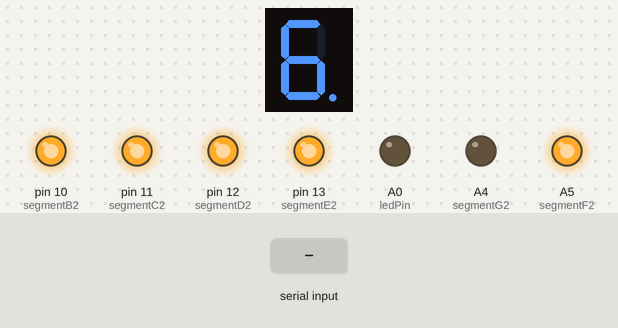
This sketch was run on a simulated Arduino Uno, built with avr-gcc and run on an emulated ATmega328P. Shown: 1-digit seven-segment display, output pins drawn as LEDs (lit = HIGH). Wiring (inferred from the names in the program): 1-digit 7-segment display, segments lit when HIGH: segments pin 8, pin 7, pin 6, pin 5, pin 4, pin 3, pin 2, pin 9. The test bench sets the inputs (shaded band). The segment pins are drawn as the display they are named for; pins used as bus, display or sensor lines are not drawn.

Above: at 1.2 s.
1.3 s: "AU_SET\n" received over Serial
At 2.5 s:
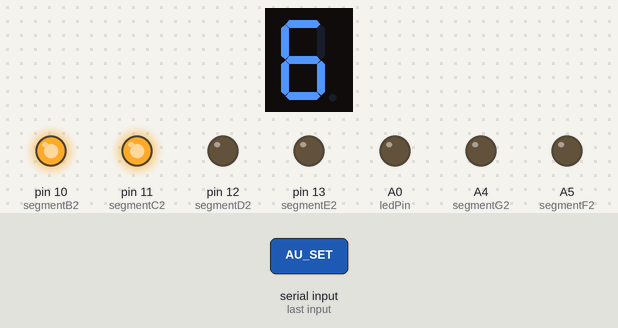
2.8 s: "AU_FAL_VI\n" received over Serial
At 3.7 s:
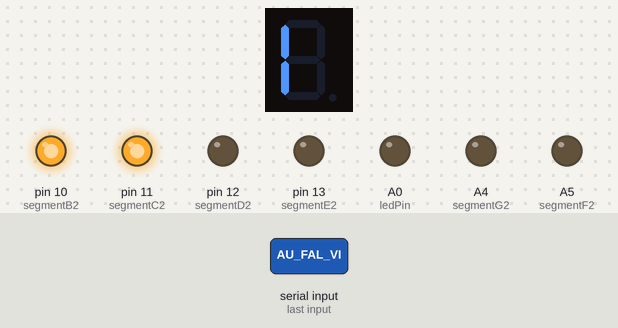
4.3 s: "DI_SET\n" received over Serial
At 4.7 s:
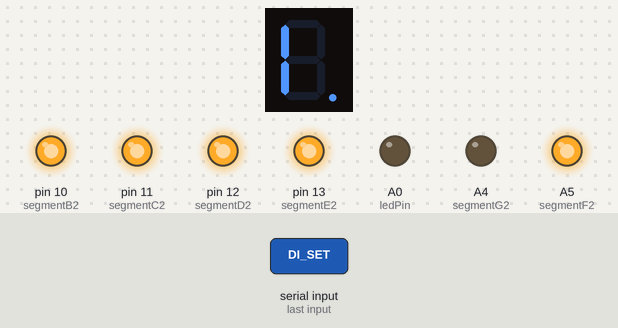
5.8 s: "AU_FAL_VI\n" received over Serial
At 7.0 s:
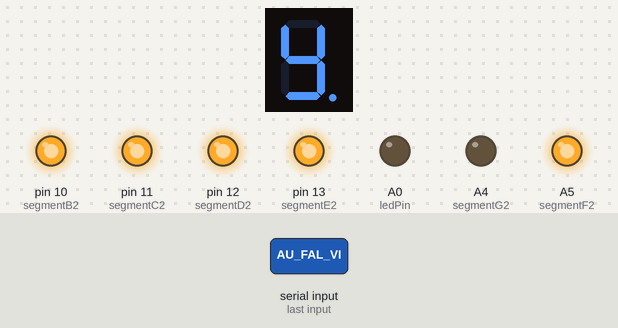
7.3 s: "AU_SET\n" received over Serial
At 8.2 s:
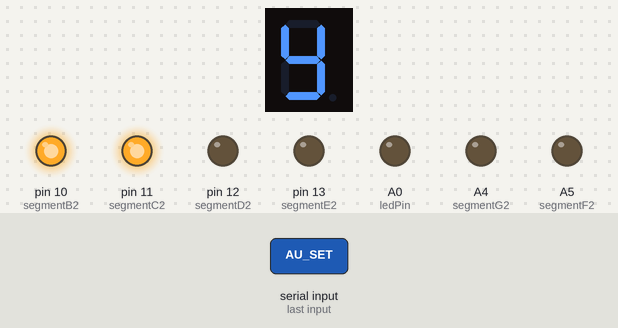
8.8 s: "DI_FAL_VI\n" received over Serial
At 9.5 s:
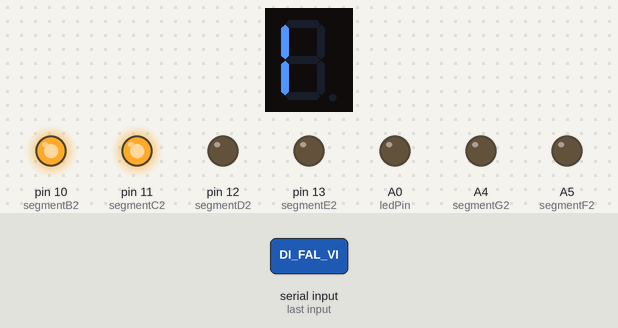
Timing chart, 0 to 11.3 s (numbered marks = the images above; inputs shaded):
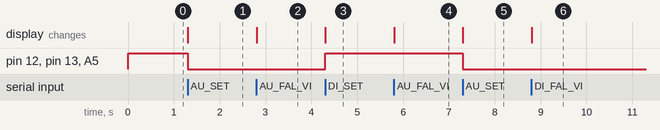

Measured:
- after the input at 1.3 s, pin 12 (segmentD2), pin 13 (segmentE2), A5 (segmentF2): HIGH → LOW at once; the display: changes at once (image 1)
- after the input at 2.8 s, the display: changes at once (image 2)
- after the input at 4.3 s, pin 12 (segmentD2), pin 13 (segmentE2), A5 (segmentF2): LOW → HIGH at once; the display: changes at once (image 3)
- after the input at 5.8 s, the display: changes at once (image 4)
- after the input at 7.3 s, pin 12 (segmentD2), pin 13 (segmentE2), A5 (segmentF2): HIGH → LOW at once; the display: changes at once (image 5)
- after the input at 8.8 s, the display: changes at once (image 6)

The sketch:

Node_Visitante_Controlador.ino
```cpp
int segmentA1 = 2;
int segmentB1 = 3;
int segmentC1 = 4;
int segmentD1 = 5;
int segmentE1 = 6;
int segmentF1 = 8;
int segmentG1 = 7;

int segmentA2 = 9;
int segmentB2 = 10;
int segmentC2 = 11;
int segmentD2 = 12;
int segmentE2 = 13;
int segmentF2 = A5;
int segmentG2 = A4;

int ledPin = A0;

int count1 = 0;
int count2 = 0;

void setup() {

  Serial.begin(9600);

  pinMode(segmentA1, OUTPUT);
  pinMode(segmentB1, OUTPUT);
  pinMode(segmentC1, OUTPUT);
  pinMode(segmentD1, OUTPUT);
  pinMode(segmentE1, OUTPUT);
  pinMode(segmentF1, OUTPUT);
  pinMode(segmentG1, OUTPUT);

  pinMode(segmentA2, OUTPUT);
  pinMode(segmentB2, OUTPUT);
  pinMode(segmentC2, OUTPUT);
  pinMode(segmentD2, OUTPUT);
  pinMode(segmentE2, OUTPUT);
  pinMode(segmentF2, OUTPUT);
  pinMode(segmentG2, OUTPUT);

  pinMode(ledPin, OUTPUT);

  displayNumber(0, 1);
  displayNumber(0, 2);
}

void displayNumber(int num, int display) {
  int segmentA, segmentB, segmentC, segmentD, segmentE, segmentF, segmentG;

  // Seleciona os pinos de acordo com o display
  if (display == 1) {
    segmentA = segmentA1;
    segmentB = segmentB1;
    segmentC = segmentC1;
    segmentD = segmentD1;
    segmentE = segmentE1;
    segmentF = segmentF1;
    segmentG = segmentG1;
  } else {
    segmentA = segmentA2;
    segmentB = segmentB2;
    segmentC = segmentC2;
    segmentD = segmentD2;
    segmentE = segmentE2;
    segmentF = segmentF2;
    segmentG = segmentG2;
  }

  // Desliga todos os segmentos
  digitalWrite(segmentA, LOW);
  digitalWrite(segmentB, LOW);
  digitalWrite(segmentC, LOW);
  digitalWrite(segmentD, LOW);
  digitalWrite(segmentE, LOW);
  digitalWrite(segmentF, LOW);
  digitalWrite(segmentG, LOW);

  // Controla os segmentos para exibir o número
  switch (num % 10) {
    case 0:
      digitalWrite(segmentA, HIGH);
      digitalWrite(segmentB, HIGH);
      digitalWrite(segmentC, HIGH);
      digitalWrite(segmentD, HIGH);
      digitalWrite(segmentE, HIGH);
      digitalWrite(segmentF, HIGH);
      digitalWrite(segmentG, LOW);
      break;
    case 1:
      digitalWrite(segmentA, LOW);
      digitalWrite(segmentB, HIGH);
      digitalWrite(segmentC, HIGH);
      digitalWrite(segmentD, LOW);
      digitalWrite(segmentE, LOW);
      digitalWrite(segmentF, LOW);
      digitalWrite(segmentG, LOW);
      break;
    case 2:
      digitalWrite(segmentA, HIGH);
      digitalWrite(segmentB, HIGH);
      digitalWrite(segmentC, LOW);
      digitalWrite(segmentD, HIGH);
      digitalWrite(segmentE, HIGH);
      digitalWrite(segmentF, LOW);
      digitalWrite(segmentG, HIGH);
      break;
    case 3:
      digitalWrite(segmentA, HIGH);
      digitalWrite(segmentB, HIGH);
      digitalWrite(segmentC, HIGH);
      digitalWrite(segmentD, HIGH);
      digitalWrite(segmentE, LOW);
      digitalWrite(segmentF, LOW);
      digitalWrite(segmentG, HIGH);
      break;
    case 4:
      digitalWrite(segmentA, LOW);
      digitalWrite(segmentB, HIGH);
      digitalWrite(segmentC, HIGH);
      digitalWrite(segmentD, LOW);
      digitalWrite(segmentE, LOW);
      digitalWrite(segmentF, HIGH);
      digitalWrite(segmentG, HIGH);
      break;
    case 5:
      digitalWrite(segmentA, HIGH);
      digitalWrite(segmentB, LOW);
      digitalWrite(segmentC, HIGH);
      digitalWrite(segmentD, HIGH);
      digitalWrite(segmentE, LOW);
      digitalWrite(segmentF, HIGH);
      digitalWrite(segmentG, HIGH);
      break;
    case 6:
      digitalWrite(segmentA, HIGH);
      digitalWrite(segmentB, LOW);
      digitalWrite(segmentC, HIGH);
      digitalWrite(segmentD, HIGH);
      digitalWrite(segmentE, HIGH);
      digitalWrite(segmentF, HIGH);
      digitalWrite(segmentG, HIGH);
      break;
    case 7:
      digitalWrite(segmentA, HIGH);
      digitalWrite(segmentB, HIGH);
      digitalWrite(segmentC, HIGH);
      digitalWrite(segmentD, LOW);
      digitalWrite(segmentE, LOW);
      digitalWrite(segmentF, LOW);
      digitalWrite(segmentG, LOW);
      break;
    case 8:
      digitalWrite(segmentA, HIGH);
      digitalWrite(segmentB, HIGH);
      digitalWrite(segmentC, HIGH);
      digitalWrite(segmentD, HIGH);
      digitalWrite(segmentE, HIGH);
      digitalWrite(segmentF, HIGH);
      digitalWrite(segmentG, HIGH);
      break;
    case 9:
      digitalWrite(segmentA, HIGH);
      digitalWrite(segmentB, HIGH);
      digitalWrite(segmentC, HIGH);
      digitalWrite(segmentD, HIGH);
      digitalWrite(segmentE, LOW);
      digitalWrite(segmentF, HIGH);
      digitalWrite(segmentG, HIGH);
      break;
    default:
      digitalWrite(segmentA, LOW);
      digitalWrite(segmentB, LOW);
      digitalWrite(segmentC, LOW);
      digitalWrite(segmentD, LOW);
      digitalWrite(segmentE, LOW);
      digitalWrite(segmentF, LOW);
      digitalWrite(segmentG, LOW);
      break;
  }
}

void loop() {

  if (Serial.available() > 0) {
    String input = Serial.readStringUntil('\n');

   if (input.equals("AU_SET")) {
      if (count2 < 9) {
        count2++;
      }
   }
    else if (input.equals("DI_SET")) {
      if (count2 > 0) {
        count2--;
      }
      }
    else if (input.equals("RESETAR")) {
      Serial.println("RESETAR\n");
      count2 = 0;
      count1 = 0;
    }

    if (input.equals("AU_FAL_VI")) {
      if (count1 < 19) {
        count1++;
      }
    } else if (input.equals("DI_FAL_VI")) {
      if (count1 > 0) {
        count1--;
      }
      }

      if (count1 >= 10) {
      digitalWrite(ledPin, HIGH);
  } else {
    digitalWrite(ledPin, LOW);
  }

    displayNumber(count1, 1);  // Exibe o número no display 1
    displayNumber(count2, 2);  // Exibe o número no display 2

    if (input.equals("AU_PONT_VI")) {
      Serial.println("AU_PONT_VI\n");
    }
    else if (input.equals("DI_PONT_VI")) {
      Serial.println("DI_PONT_VI\n");
    }

}
   }
```
